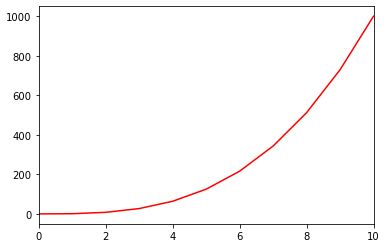

Here is the Python script that generated this plot:
#!/usr/bin/env python3
import numpy as np
import matplotlib.pyplot as plt

y = np.arange(0, 11) ** 3

plt.xlim(0,10)
plt.plot(y, 'r')
